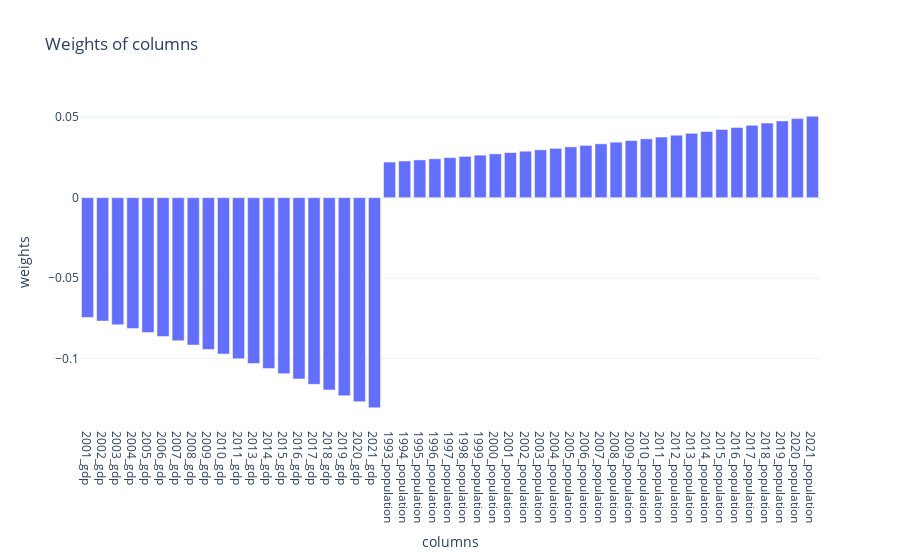

Notebook code for this chart:
### Code cell
# the other queries still work

f  = FipsQuery(1007, outcome_var = "gdp",
               feature_groups_with_weights= {"gdp": -2, "population":1}, #with one feature group only
               # weights 1-4 won't make a difference
               lag = 0, top =5, time_decay = 1.03)
f.find_euclidean_kins()
display(f.plot_weights())
display(f.euclidean_kins)

### Figure 1 — Plotly figure (JSON) as saved in the notebook; plotly's stock layout.template omitted (floating-point values rounded to 4 significant figures)
{"data": [{"type": "bar", "x": ["2001_gdp", "2002_gdp", "2003_gdp", "2004_gdp", "2005_gdp", "2006_gdp", "2007_gdp", "2008_gdp", "2009_gdp", "2010_gdp", "2011_gdp", "2013_gdp", "2014_gdp", "2015_gdp", "2016_gdp", "2017_gdp", "2018_gdp", "2019_gdp", "2020_gdp", "2021_gdp", "1993_population", "1994_population", "1995_population", "1996_population", "1997_population", "1998_population", "1999_population", "2000_population", "2001_population", "2002_population", "2003_population", "2004_population", "2005_population", "2006_population", "2007_population", "2008_population", "2009_population", "2010_population", "2011_population", "2012_population", "2013_population", "2014_population", "2015_population", "2016_population", "2017_population", "2018_population", "2019_population", "2020_population", "2021_population"], "y": [-0.07443, -0.07666, -0.07896, -0.08133, -0.08377, -0.08629, -0.08888, -0.09154, -0.09429, -0.09712, -0.1, -0.103, -0.1061, -0.1093, -0.1126, -0.116, -0.1194, -0.123, -0.1267, -0.1305, 0.02211, 0.02278, 0.02346, 0.02417, 0.02489, 0.02564, 0.02641, 0.0272, 0.02801, 0.02885, 0.02972, 0.03061, 0.03153, 0.03248, 0.03345, 0.03445, 0.03549, 0.03655, 0.03765, 0.03878, 0.03994, 0.04114, 0.04237, 0.04365, 0.04495, 0.0463, 0.04769, 0.04912, 0.0506]}], "layout": {"title": {"text": "Weights of columns"}, "xaxis": {"title": {"text": "columns"}}, "yaxis": {"title": {"text": "weights"}}}}
